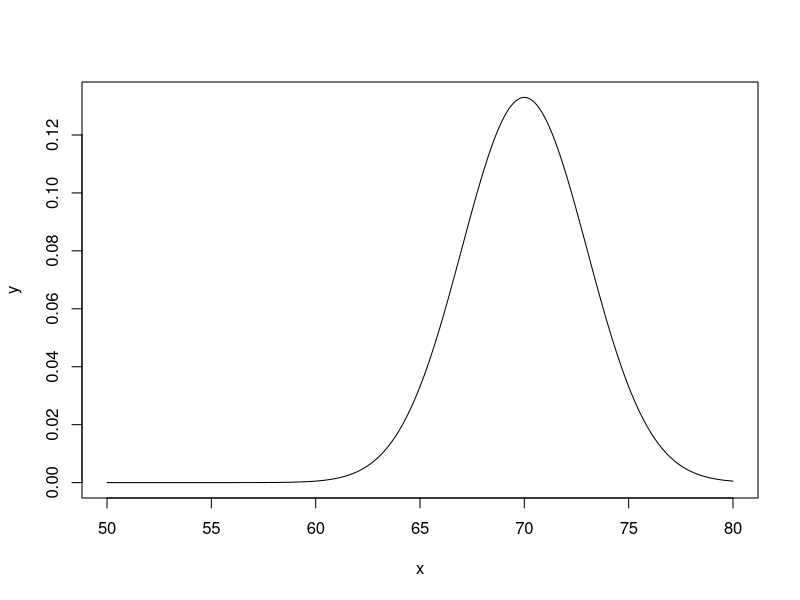

Source code (R):
## ---- chunk 1
pnorm(60,64,3,lower.tail=TRUE)
## ---- chunk 2
#your code here
## ---- chunk 3
qnorm(0.02,64,3,lower.tail=TRUE)
## ---- chunk 4
#your code here
## ---- chunk 5
x<-seq(50,80,length=1000) #generates a sequence of 1000 #s btw 50 & 80
y<-dnorm(x,mean=70,sd=3) #generates the density distribution of x with mean of 70 and sd of 3 (males)
plot(x,y,type="l",lwd=1) #plots the density

## ---- chunk 6

